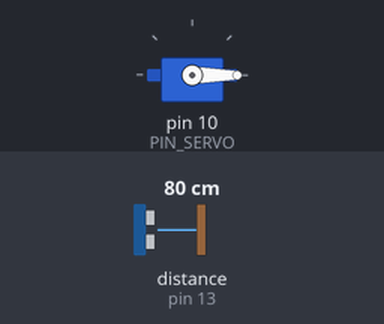
Bench run of a sketch on a simulated Arduino Uno, built with avr-gcc and run on an emulated ATmega328P. Shown: servo. Wiring (inferred from the names in the program): ultrasonic range finder: trigger pin 12; echo pin 13. The inputs (shaded band) are chosen by the test bench; at power-on: distance to the obstacle (sensor on pin 13) 80 cm. The echo pulse lasts 58.3 µs per cm.

Above: at 1.5 s.
1.6 s: distance to the obstacle (sensor on pin 13) set to 24 cm
3.3 s: distance to the obstacle (sensor on pin 13) set to 20 cm
At 4.8 s:
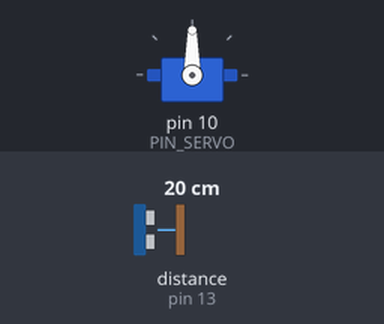
5.6 s: distance to the obstacle (sensor on pin 13) set to 26 cm
At 6.88 s:
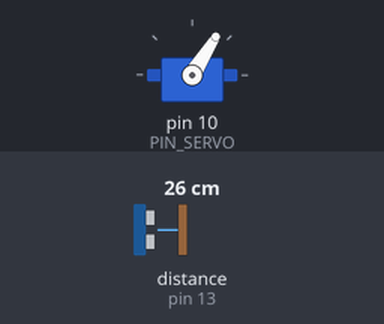
8.6 s: distance to the obstacle (sensor on pin 13) set to 2 cm
At 10.6 s:
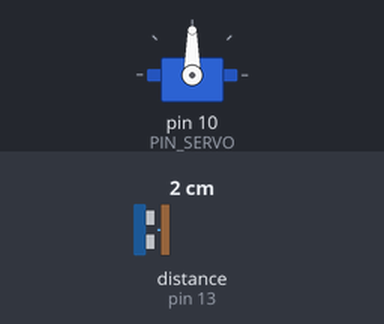
10.9 s: distance to the obstacle (sensor on pin 13) set to 35 cm
At 11.87 s:
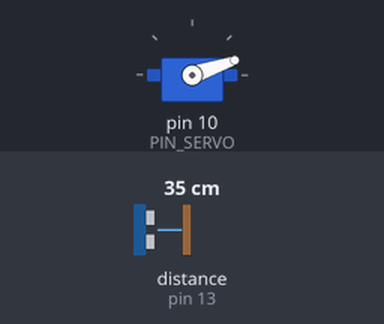
Timing chart, 0 to 13.9 s (numbered marks = the images above; inputs shaded):
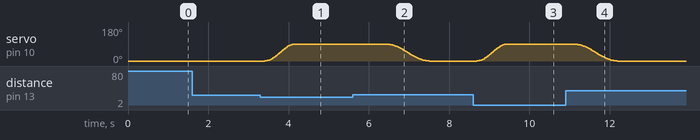

The sketch:

10_test_2.ino
```cpp
#include <Servo.h>
#include <math.h>

// ====== 핀 설정 ======
#define PIN_SERVO 10
#define PIN_TRIG  12
#define PIN_ECHO  13

// ====== 서보/동작 파라미터 ======
static const int   ANGLE_CLOSED = 0;     // 닫힘 각도
static const int   ANGLE_OPENED = 90;    // 열림 각도

// 비대칭 속도: 둘 다 부드럽지만 전체 속도 빠르게 (딜레이 줄임)
static const unsigned long OPEN_MS  = 900;   // 개방 시간(↑)
static const unsigned long CLOSE_MS = 1300;  // 폐쇄 시간(↓)

// ====== 거리/센서 파라미터 ======
static const float SND_VEL  = 346.0;
static const int   INTERVAL = 25;
static const int   PULSE_US = 10;
static const float EMA_ALPHA = 0.3;

static const int   OPEN_DIST_MM  = 220;  // 이하면 열기
static const int   CLOSE_DIST_MM = 260;  // 이면 닫기
static const unsigned long ECHO_TIMEOUT_US = (INTERVAL / 2) * 1000UL;

// ====== 전역 ======
Servo gate;
unsigned long lastSample = 0;
bool  emaInited = false;
float distEma = 9999.0;

enum GateState { IDLE, OPENING, CLOSING };
GateState state = IDLE;
unsigned long moveStart = 0;
int startAngle = ANGLE_CLOSED;
int targetAngle = ANGLE_CLOSED;

// ====== 유틸 ======
float measureDistanceMM() {
  digitalWrite(PIN_TRIG, LOW);  delayMicroseconds(2);
  digitalWrite(PIN_TRIG, HIGH); delayMicroseconds(PULSE_US);
  digitalWrite(PIN_TRIG, LOW);
  unsigned long duration = pulseIn(PIN_ECHO, HIGH, ECHO_TIMEOUT_US);
  if (duration == 0) return NAN;
  return 0.173f * (float)duration; // ≈ 0.173 mm/us
}

float emaUpdate(float prev, float sample) {
  if (isnan(sample)) return prev;
  if (!emaInited) { emaInited = true; return sample; }
  return EMA_ALPHA * sample + (1.0f - EMA_ALPHA) * prev;
}

// Smootherstep easing: 6u^5 − 15u^4 + 10u^3 (양끝 완만, 중앙 부드럽게)
static inline float easeSmootherstep(float u) {
  if (u < 0.0f) u = 0.0f;
  if (u > 1.0f) u = 1.0f;
  return u*u*u*(u*(u*6 - 15) + 10);
}

void startMove(int newTarget) {
  startAngle  = gate.read();
  targetAngle = newTarget;
  moveStart   = millis();
  state = (targetAngle > startAngle) ? OPENING : CLOSING;
}

void updateMove() {
  if (state == IDLE) return;

  unsigned long duration = (state == OPENING) ? OPEN_MS : CLOSE_MS;
  unsigned long elapsed  = millis() - moveStart;

  if (elapsed >= duration) {
    gate.write(targetAngle);
    state = IDLE;
    return;
  }

  float u = (float)elapsed / (float)duration;
  float e = easeSmootherstep(u);
  float angle = startAngle + (targetAngle - startAngle) * e;
  gate.write((int)(angle + 0.5f));
}

void setup() {
  pinMode(PIN_TRIG, OUTPUT);
  pinMode(PIN_ECHO, INPUT);
  gate.attach(PIN_SERVO);
  gate.write(ANGLE_CLOSED);
  delay(300);
}

void loop() {
  unsigned long now = millis();
  if (now - lastSample >= INTERVAL) {
    lastSample = now;
    float d = measureDistanceMM();
    distEma = emaUpdate(distEma, d);

    if (state == IDLE) {
      if (distEma <= OPEN_DIST_MM) {
        if (gate.read() != ANGLE_OPENED) startMove(ANGLE_OPENED);
      } else if (distEma >= CLOSE_DIST_MM) {
        if (gate.read() != ANGLE_CLOSED) startMove(ANGLE_CLOSED);
      }
    }
  }
  updateMove();
}
```

Measured:
- the behaviour switches between 23 and 22 cm on distance to the obstacle (sensor on pin 13) (found by bisection; images 0 and 1)
- the behaviour switches between 25 and 26 cm on distance to the obstacle (sensor on pin 13) (found by bisection; images 1 and 2)
- after the input at 1.6 s, every drawn part: stays the same
- after the input at 3.3 s, servo on pin 10 (PIN_SERVO): moves from 0° to 90° over 0.74 s, starting after 0.11 s
- after the input at 5.6 s, servo on pin 10 (PIN_SERVO): moves from 90° to 0° over 1.1 s, starting after 0.82 s
- after the input at 8.6 s, servo on pin 10 (PIN_SERVO): moves from 0° to 90° over 0.74 s, starting after 0.09 s
- after the input at 10.9 s, servo on pin 10 (PIN_SERVO): moves from 90° to 0° over 1.1 s, starting after 0.21 s
